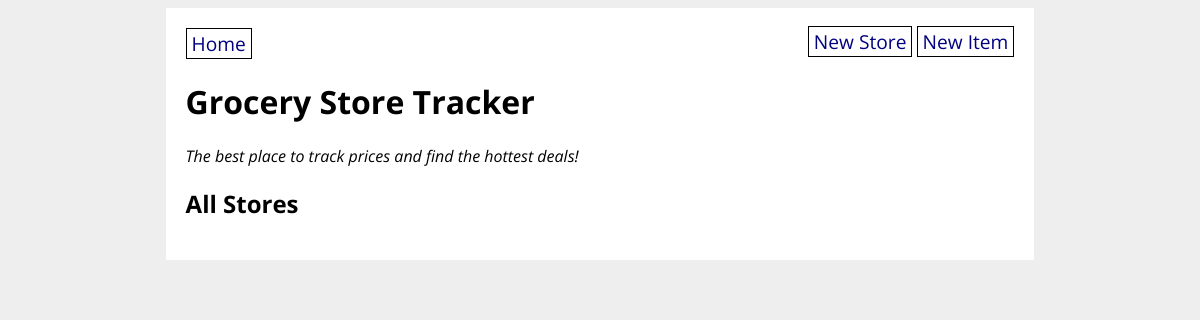
Before: / with the older database file.
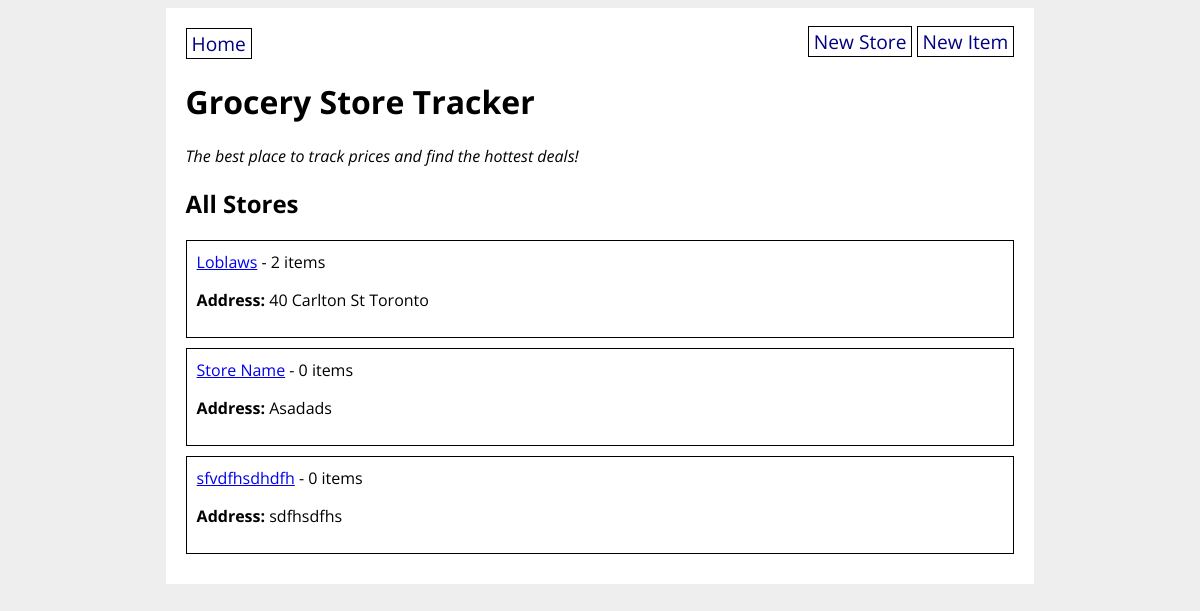
After: the same page with the newer database file.
### grocery_app/models.py (models this page shows)
class GroceryStore(db.Model):
    id = db.Column(db.Integer, primary_key=True)
    title = db.Column(db.String(80), nullable=False)
    address = db.Column(db.String(200), nullable=False)
    items = db.relationship('GroceryItem', back_populates='store')

### grocery_app/routes.py (the view)
@main.route('/')
def homepage():
    all_stores = GroceryStore.query.all()
    for store in all_stores:
        print(store.title)
    return render_template('home.html', all_stores=all_stores)

### grocery_app/templates/home.html
{% extends 'base.html' %}
{% block content %}
<h1>Grocery Store Tracker</h1>
<p><em>The best place to track prices and find the hottest deals!</em></p>
<h2>All Stores</h2>
{% for store in all_stores %}
<div class="store">
    <a href="/store/{{ store.id }}">{{ store.title }}</a> -
    {{ store.items|length }} items
    <p><strong>Address:</strong> {{ store.address }}</p>
</div>
{% endfor %}
{% endblock %}

Changed rows visible on the page:
added GroceryStore: title "Loblaws", items|length "2", address "40 Carlton St Toronto"
added GroceryStore: title "Store Name", items|length "0", address "Asadads"
added GroceryStore: title "sfvdfhsdhdfh", items|length "0", address "sdfhsdfhs"
